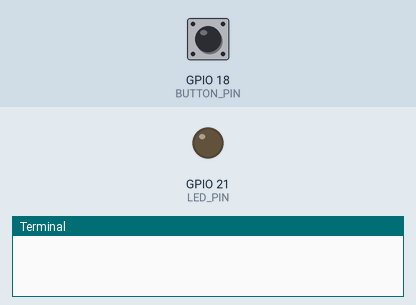
Bench run of a program on a simulated Raspberry Pi (BCM pin numbers). On the bench: output pins drawn as LEDs (lit = HIGH), the last lines printed to the terminal. The inputs (shaded band) are chosen by the test bench; at power-on: GPIO 18 (BUTTON_PIN) HIGH.

Above: at 1.2 s.
1.3 s: GPIO 18 (BUTTON_PIN) pulled LOW for 0.15 s
At 1.7 s:
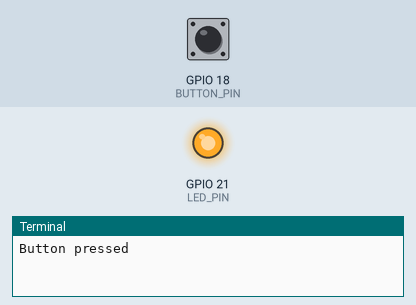
3.3 s: GPIO 18 (BUTTON_PIN) pulled LOW for 3.2 s
At 7.4 s:
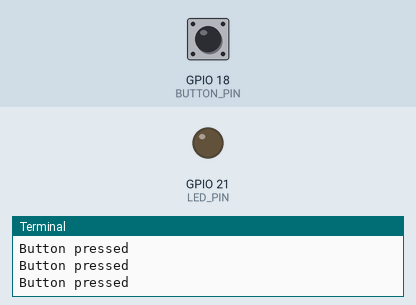
Timing chart, 0 to 8.9 s (numbered marks = the images above; inputs shaded):
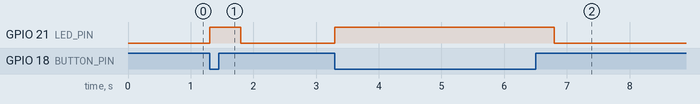

Measured:
- after the input at 1.3 s, GPIO 21 (LED_PIN): LOW → HIGH at once, → LOW 0.50 s later
- after the input at 3.3 s, GPIO 21 (LED_PIN): LOW → HIGH at once, → LOW 3.5 s later

The program:

switch.py
```python
import RPi.GPIO as GPIO
import time

"""
A simple module that takes in a button press as input,
and tells the LED to go on whenever the button is pressed.
"""

BUTTON_PIN=18
LED_PIN=21

GPIO.setmode(GPIO.BCM)
GPIO.setup(BUTTON_PIN, GPIO.IN, pull_up_down=GPIO.PUD_UP)
GPIO.setup(LED_PIN, GPIO.OUT)

try:
	while True:
		input_state = GPIO.input(BUTTON_PIN)
		if input_state == False:
			print("Button pressed")
			GPIO.output(LED_PIN, 1)
			time.sleep(0.5)
		else:
			GPIO.output(LED_PIN, 0)

finally:
	GPIO.cleanup()
```
